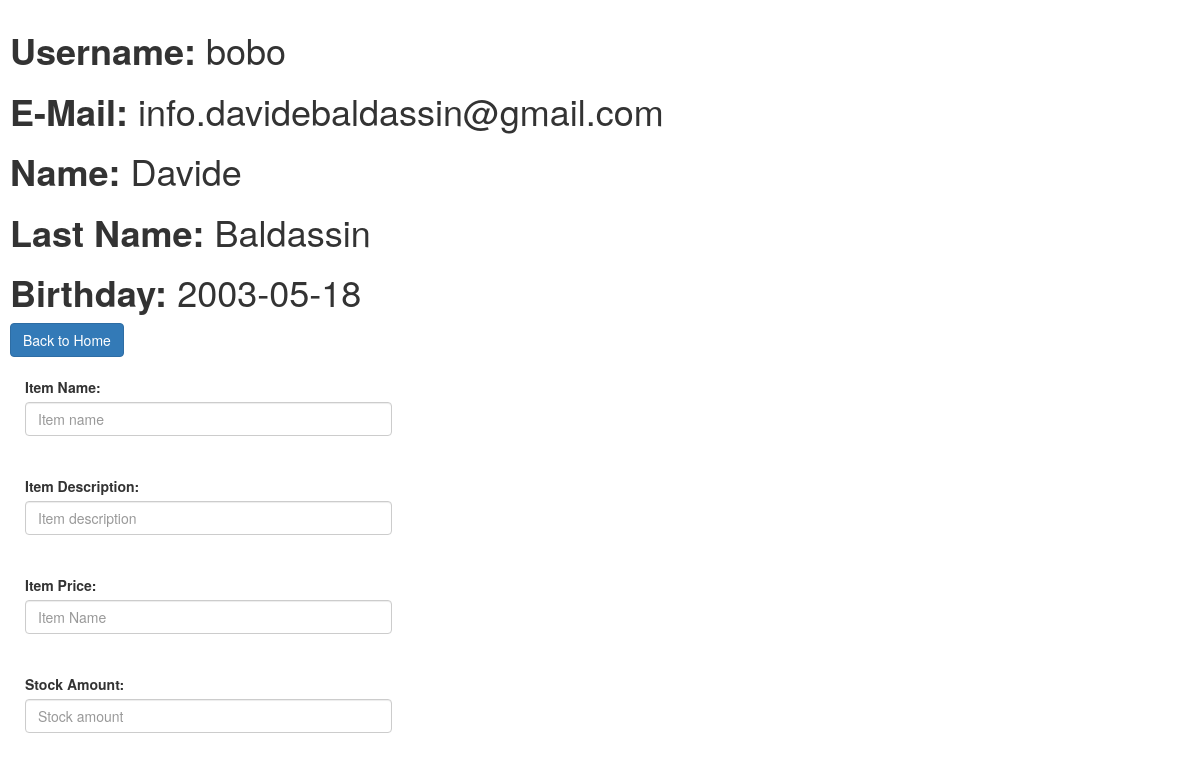
Screenshot of /e-commerce/profile_page.php?user_ID=1 with the database file from the repository.
### tables this page shows
CREATE TABLE `user` (
  `ID` int(11) NOT NULL,
  `username` varchar(32) NOT NULL,
  `password` varchar(32) NOT NULL,
  `email` varchar(254) NOT NULL,
  `name` varchar(32) NOT NULL,
  `surname` varchar(32) NOT NULL,
  `birth_date` date NOT NULL
);

### e-commerce/profile_page.php (the view, shortened to what this page needs)
<?php
include("connection.php");
?>
<!DOCTYPE html>
<html lang="en">
<head>
    <link href="//maxcdn.bootstrapcdn.com/bootstrap/4.1.1/css/bootstrap.min.css" rel="stylesheet" id="bootstrap-css">
    <link rel="stylesheet" type="text/css" href="//netdna.bootstrapcdn.com/bootstrap/3.1.1/css/bootstrap.min.css">
</head>
<body class="ml-3 mt-5">
    <?php
    $user_ID = "";
    if (isset($_GET["user_ID"]))
        $user_ID = $_GET["user_ID"];
    $sql = "SELECT * FROM user WHERE ID = $user_ID";
    $result = $conn->query($sql);
    if ($result->num_rows > 0) {
        while ($row = $result->fetch_assoc()) {
            echo "<h1><b>Username: </b>" . $row["username"] . "</h1>";
            echo "<h1><b>E-Mail: </b>" . $row["email"] . "</h1>";
            echo "<h1><b>Name: </b>" . $row["name"] . "</h1>";
            echo "<h1><b>Last Name: </b>" . $row["surname"] . "</h1>";
            echo "<h1><b>Birthday: </b>" . $row["birth_date"] . "</h1>";
        }
    }
    ?>
    <a class="btn btn-primary" href="index.php">Back to Home</a><br>
    <div id="div_add_a_product" class="col-md-4">
        <br><label for="item_name" class="form-info">Item Name:</label>
        <input type="text" name="item_name" placeholder="Item name" class="form-control"><br>
        <br><label for="item_description" class="form-info">Item Description:</label>
        <input type="text" name="item_name" placeholder="Item description" class="form-control"><br>
        <br><label for="item_price" class="form-info">Item Price:</label>
        <input type="number" name="item_price" placeholder="Item Name" class="form-control"><br>
        <br><label for="item_stock_amount" class="form-info">Stock Amount:</label>
        <input type="number" name="item_stock_amount" placeholder="Stock amount" class="form-control"><br>
    </div>
</body>
</html>

### rows the page displays
user: username "bobo", email "info.davidebaldassin@gmail.com", name "Davide", surname "Baldassin", birth_date "2003-05-18"
